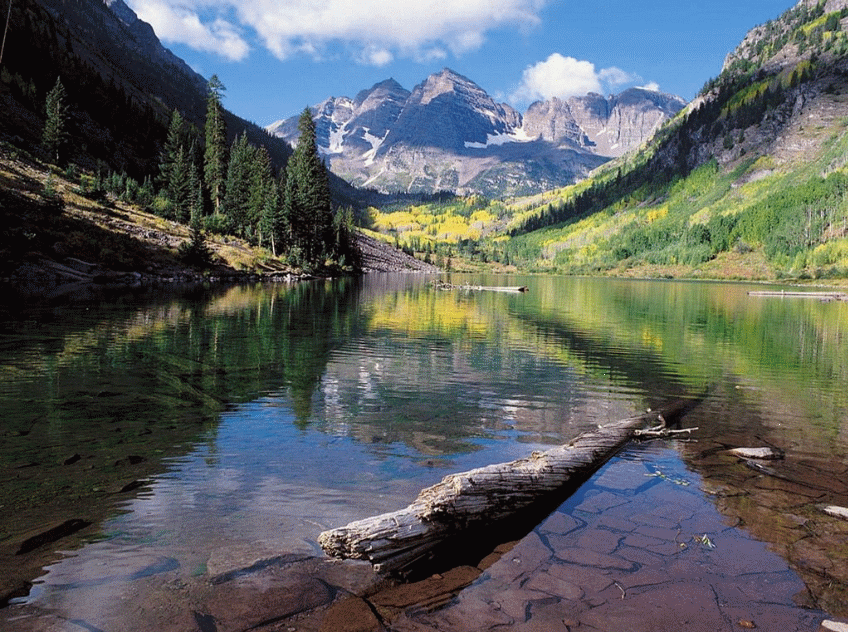
%> input picture Data_Compression_Homework3_Yixin_Yin/matlab code/river.gif, 848 x 632 px
$ octave Homework3_4d.m   (GNU Octave 9; MATLAB toolbox functions it lacks are replaced by stand-ins)
%> lines starting %> are read from the running program, lines starting %| are printed output that depends on the picture
### Data_Compression_Homework3_Yixin_Yin/matlab code/myquantizer.m
function [ index ] = myquantizer(sample,split )
% sample is the original array
% split is the decision levels include d0 and dn
    for i = 1:length(sample)
        for j = 1:length(split)-1
            if (sample(i) >= split(j) && sample(i) < split(j+1))
                index(i) = j-1;
            end
        end
    end
end

### Data_Compression_Homework3_Yixin_Yin/matlab code/mydequantizer.m
function [quantized] = mydequantizer(index,recostruction )
%index is the index array generated by myquantizer
%reconstruction value is the ri
    for i = 1:length(index)
        quantized(i) = recostruction(index(i)+1);
    end
end

### Data_Compression_Homework3_Yixin_Yin/matlab code/Homework3_4d.m
clear;
[I,map] = imread('River.gif');
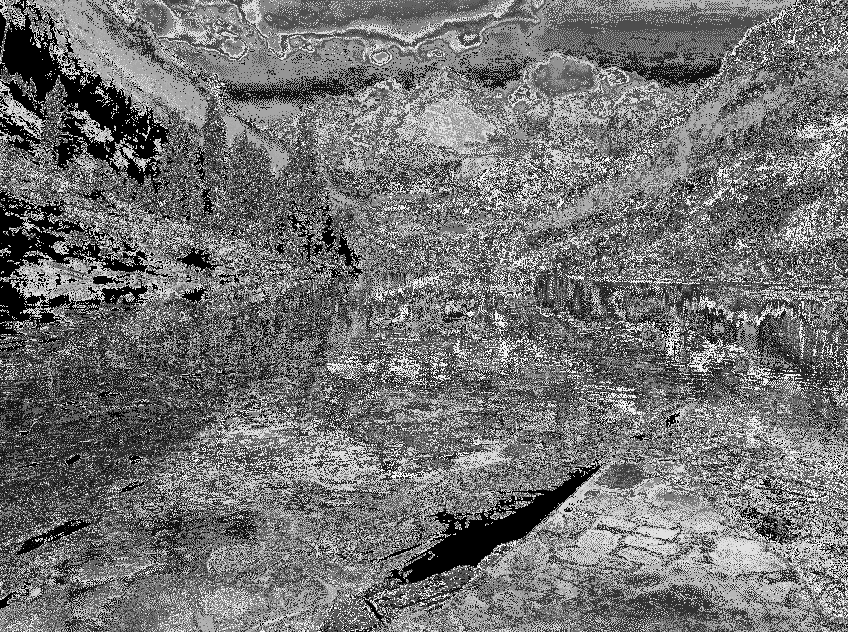
%> I: size 632x848 uint8; min 0, max 255, mean 114.1
%> map = 256 rows, first 12: [0.0353 0.0235 0.0275; 0.376 0.514 0.267; 0.639 0.545 0.31; 0.145 0.267 0.145; 0.396 0.282 0.2; 0.714 0.765 0.392; 0.318 0.518 0.718; 0.263 0.404 0.192; 0.643 0.58 0.596; 0.722 0.769 0.675; 0.408 0.408 0.22; 0.137 0.271 0.443]
G = ind2gray(I,map);
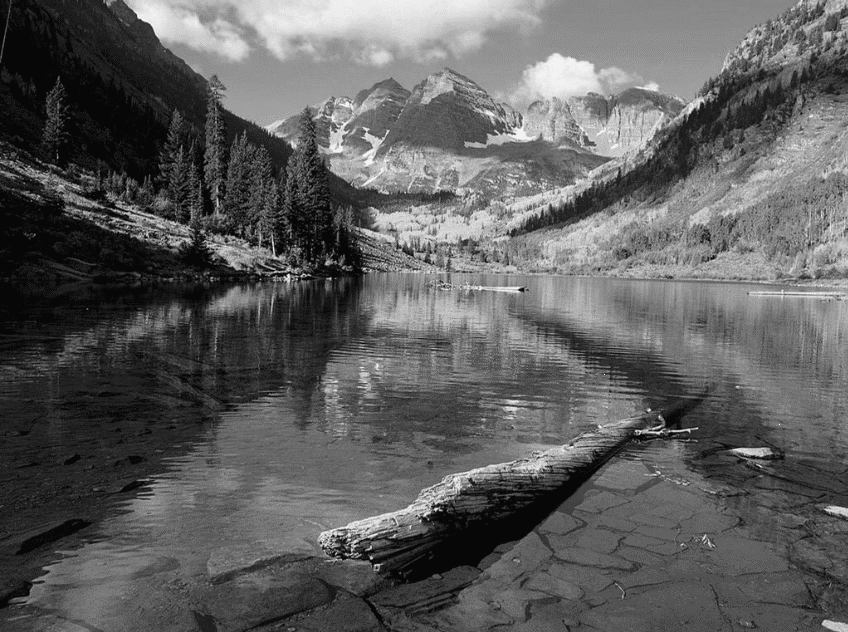
%> G: size 632x848 single; min 0.0275, max 0.954, mean 0.371
rownum = size(G,1);
%> rownum = 632
colnum = size(G,2);
%> colnum = 848
pararow = [];
paracol = [];
for i = 1 : rownum/8
    pararow = [pararow,8];
end
%> after the loop, pararow = 79 values from 8 to 8
for i = 1 : colnum/8
    paracol = [paracol,8];
end
%> after the loop, paracol = 106 values from 8 to 8
%divide it to 79*106 cell
C = mat2cell(G,pararow,paracol);
%> C = 8374 items
for i = 1 : size(C,1)
    for j = 1 : size(C,2)
        D{i,j} = dct2(C{i,j});
    end
end
%> after the loop, D = 8374 items
DCterm = [];
% processing DC
for i = 1 : size(C,1)
    for j = 1 : size(C,2)
        DCterm = [DCterm,D{i,j}(1,1)];
    end
end
% [hehe,pad] = vec2mat(DCterm,106);
largest = max(DCterm)
%> largest = 7.6
smallest = min(DCterm)
%> smallest = 0.22
d0 = smallest;
%> d0 = 0.22
d64 = largest + 0.001;
%> d64 = 7.6
interval = (d64 - d0)/64;
%> interval = 0.115
d = [d0];
%> d = 0.22
r = [];
for i = 1:63
    d = [d,d0 + i*interval];
end
%> this loop made 63 passes
%> d on passes 1 to 9: [0.22 0.335], [0.22 0.335 0.451], [0.22 0.335 0.451 0.566], [0.22 0.335 0.451 0.566 0.681], [0.22 0.335 0.451 0.566 0.681 0.797], [0.22 0.335 0.451 0.566 0.681 0.797 0.912], [0.22 0.335 0.451 0.566 0.681 0.797 0.912 1.03], [0.22 0.335 0.451 0.566 0.681 0.797 0.912 1.03 1.14], [0.22 0.335 0.451 0.566 0.681 0.797 0.912 1.03 1.14 1.26]
%> after the loop, d = 64 values from 0.22 to 7.49
d = [d,d64];
%> d = 65 values from 0.22 to 7.6
for i = 1:64
    r(i) = ((d(i) + d(i+1))/2);
end
%> after the loop, r = 64 values from 0.278 to 7.54
DCindex = myquantizer(DCterm,d);
DCquantized = mydequantizer(DCindex,r);
[quantizeddc,pad] = vec2mat(DCquantized,106);
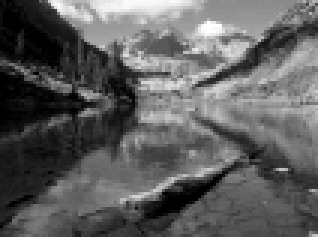
%> quantizeddc: size 79x106 double (shown 3 times larger); min 0.278, max 7.54, mean 2.97; drawn with min black and max white
%> pad = 0
for i = 1 : size(C,1)
    for j = 1 : size(C,2)
        E{i,j} = zeros(8);
    end
end
%> after the loop, E = 8374 items
for i = 1 : size(C,1)
    for j = 1 : size(C,2)
        E{i,j}(1,1) = quantizeddc(i,j);
    end
end
% processing 9 AC term
ACterm = [];
for i = 1 : size(C,1)
    for j = 1:size(C,2)
        ACterm = [D{i,j}(2,1),D{i,j}(1,2)];
        largest = max(ACterm);
        smallest = min(ACterm);
        d0 = smallest;
        d8 = largest + 0.001;
        interval = (d8 - d0)/8;
        d = [d0];
        r = [];
        for m = 1:7
            d = [d,d0+m*interval];
        end
        d = [d,d8];
        for m = 1:8
            r(m) = (d(m) + d(m+1))/2;
        end
        ACindex = myquantizer(ACterm,d);
        ACquantized = mydequantizer(ACindex,r);
        %resign back
        E{i,j}(2,1) = ACquantized(1);
        E{i,j}(1,2) = ACquantized(2);
    end
end
%> after the loop, r = [-0.107 -0.0835 -0.0605 -0.0374 -0.0144 0.00865 0.0317 0.0547]
for i = 1 : size(E,1)
    for j = 1 : size(E,2)
        F{i,j} = idct2(E{i,j});
    end
end
%> this loop made 79 passes
%> after the loop, F = 8374 items
G10 = cell2mat(F);
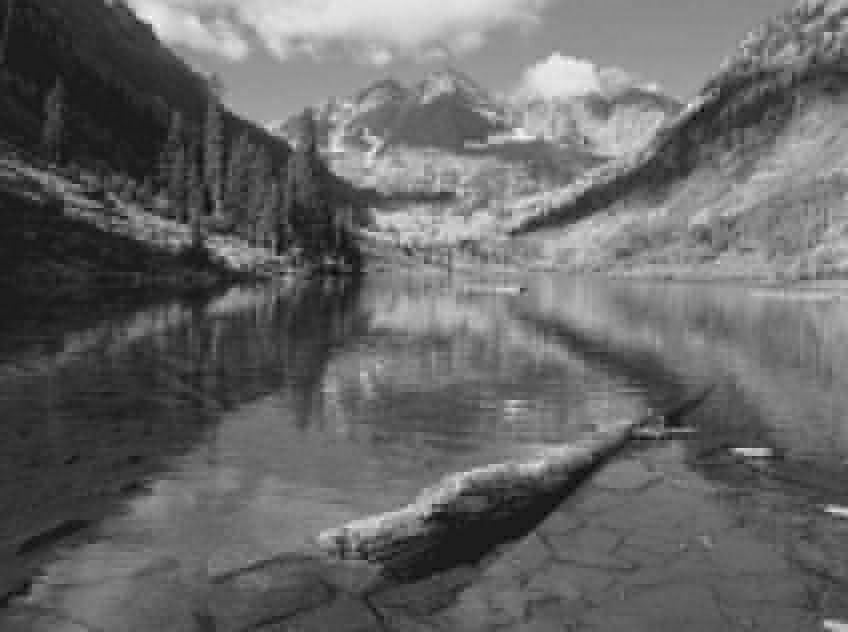
%> G10: size 632x848 double; min -0.0973, max 1.06, mean 0.371; drawn with min black and max white
imagesc(G10)
colormap(gray);
SNR = snr(G,G10)
%> SNR = 0.0952
